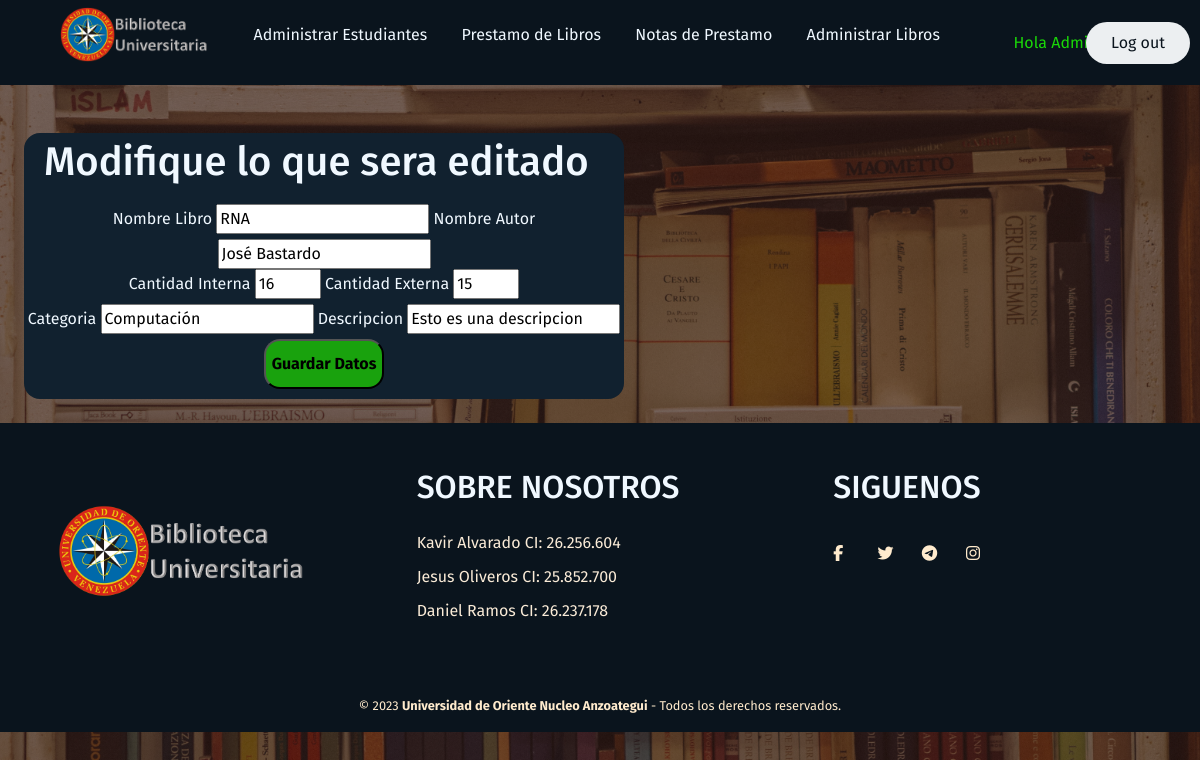
Page /administrarlibros/editarlibro/86484775/ (signed in) on the committed database.
### AdministrarLibros/models.py (models this page shows, shortened)
class Libro(models.Model):# Tabla con el nombre Libro
    nombre=models.CharField(max_length=50, verbose_name="Nombre del Libro")
    id=models.CharField(max_length=30, verbose_name="Cota del Libro", primary_key=True)
    autor=models.CharField(max_length=50, verbose_name="Autor del libro")
    tipo=models.CharField(max_length=8, choices=Choice_Libro ,verbose_name="Tipo del libro")
    cantidadint=models.PositiveIntegerField(validators=[MinValueValidator(1)], verbose_name="Copias Internas")
    cantidadext=models.PositiveIntegerField(validators=[MinValueValidator(0)], verbose_name="Copias Externas")
    categoria=models.CharField(max_length=20, verbose_name="Categoria del Libro")
    descripcion = models.CharField(max_length=50, verbose_name="Descripcion del Libro")
    fecha=models.DateTimeField(auto_now_add=True, verbose_name="Fecha del Ingreso")
    class Meta:
        verbose_name='libro'
        verbose_name_plural='libros'

### AdministrarLibros/views.py (the view)
# urls.py: path('editarlibro/<str:id>/', views.editar_libros, name='Editarlibro'),
def editar_libros(request, id):
    try:
        Libros = Libro.objects.get(id = id)
        return render(request, "administrarlibros/editarlibro.html", {'libros': Libros})
    except:
        Libros = Libro.objects.all()
        FormLibro = FormularioLibro()
        return render(request, "administrarlibros/administrarlibros.html", {'formL':FormLibro, 'libros': Libros})

### AdministrarLibros/templates/administrarlibros/editarlibro.html (shortened to what this page needs)
{% extends "base/base.html" %}
{% load static %}
{% block content %}
    <link href="{% static 'Biblioteca/bootstrap.min.css' %}" rel="stylesheet">
    <link rel="stylesheet" href="{% static 'Biblioteca/css/StylesBase.css' %}">
    <link rel="stylesheet" href="{% static 'Biblioteca\css\StylesLibros.css' %}">
    <link rel="stylesheet" href="{% static 'Biblioteca\css\StylesTablas.css' %}">
    {% if user.is_authenticated %}
        {% if user.groups.all %}
            {% for group in user.groups.all %}
                {% if group.name == "WorkerTeam" %}
                <div class="opciones">
                    <div class="box">
                        <h1>Necesita ser Administrador para poder utilizar esta funcion</h1>
                    </div>
                {% endif %}
            {% endfor %}
        {% else %}
            <div class="opciones">
                <div class="box">
                    <h1>Modifique lo que sera editado</h1>
                </div>
                <center><form action="{% url 'LibroEditado' libros.id %}" method="post" style="margin: auto; color: aliceblue;">
                <label for="name">Nombre Libro</label>
                <input type="text" name="txtnom" value="{{ libros.nombre }}" placeholder="Nombre de Libro" required />
                <label for="name">Nombre Autor</label>
                <input type="text" name="txtautor" value="{{ libros.autor }}" placeholder="Nombre de Autor" required />
                <br/>
                {% if libros.tipo == 'Libros' %}
                <label for="name">Cantidad Interna</label>
                <input type="number" name="txtcant" value="{{ libros.cantidadint }}" min="1" max="50" placeholder="Precio de Producto" required />
                <label for="name">Cantidad Externa</label>
                <input type="number" name="txtcante" value="{{ libros.cantidadext }}" min="0" max="50" placeholder="Precio de Producto" required />
                <br/>
                {% endif %}
                <label for="name">Categoria</label>
                <input type="text" name="txtcategory" value="{{ libros.categoria }}" placeholder="Categoria" required />
                <label for="name">Descripcion</label>
                <input type="text" name="txtdescrip" value="{{ libros.descripcion }}" placeholder="Descripcion" required />
                <br/>
                <button type="submit" class="ingresar-button"><strong>Guardar Datos</strong></button>
                </form></center>
            </div>
        {% endif %}
    {% else %}
        <div class="opciones">
            <div class="box">
                <h1>Necesita ser Administrador para poder utilizar esta funcion</h1>
            </div>
        </div>
    {% endif %}
{% endblock %}

### Home/templates/base/base.html (shortened to what this page needs)
<!DOCTYPE html>
<html>
    <head>
        {% load static %}
        <link rel="stylesheet" href="{% static 'Biblioteca/css/StylesBase.css' %}">
    </head>
    <body>
        <header>
            <div class="h-de-pagina">
                <div style="text-align: left; margin-right: -50px;" class="logo">
                    <figure>
                        <a href="{% url 'Home' %}">
                            <img src="{% static 'Biblioteca/imgprojts/Logo.png' %}" alt="Logo UDO">
                        </a>
                    </figure>
                </div>
                <nav  style="text-align: center; margin-right: 20px;">
                    <ul class="nav-links">
                        <li><a class="{% if request.path == '/administrarestudiantes/' %}active{% endif %}" href="{% url 'AdministrarEstudiantes' %}">Administrar Estudiantes</a></li>
                        <li><a class="{% if request.path == '/generarprestamo/' %}active{% endif %}" href="{% url 'GenerarPrestamo' %}">Prestamo de Libros</a></li>
                        <li><a class="{% if request.path == '/notasprestamo/' %}active{% endif %}" href="{% url 'NotasPrestamo' %}">Notas de Prestamo</a></li>
                        <li><a class="{% if request.path == '/administrarlibros/' %}active{% endif %}" href="{% url 'AdministrarLibros' %}">Administrar Libros</a></li>
                    </ul>
                </nav>
                {% if user.is_authenticated %}
                    <div style="text-align: right; margin-right: -50px;"><a style="color: rgb(26, 216, 8);">Hola {{user.username}}</a></div>
                    <div style="text-align: right; margin-right: -50px;"><a href="{% url 'Logout' %}" class="sesion"><button>Log out</button></a></div>
                {% else %}
                    <div style="text-align: right; margin-right: -70px;"><a href="{% url 'Login' %}" class="sesion"><button>Login</button></a></div>
                    <div style="text-align: right; margin-right: -20px;"><a href="{% url 'SignUp' %}" class="sesion"><button>Sign Up</button></a></div>
                {% endif %}
        </header>
        <div>
            {% block content %}
            {% endblock %}
        </div>
        <footer class="pie-de-pagina">
            <div class="case-one">
                <div class="box">
                    <figure>
                        <a href="#">
                            <img src="{% static 'Biblioteca/imgprojts/Logo.png' %}" alt="Logo UDO">
                        </a>
                    </figure>
                </div>
                <div class="box">
                    <h2>SOBRE NOSOTROS</h2>
                    <p>Kavir Alvarado CI: 26.256.604</p>
                    <p>Jesus Oliveros CI: 25.852.700</p>
                    <p>Daniel Ramos CI: 26.237.178</p>
                </div>
                <div class="box">
                    <h2>SIGUENOS</h2>
                    <div class="redes">
                        <a href="#" class="fa fa-facebook"></a>
                        <a href="#" class="fa fa-twitter"></a>
                        <a href="#" class="fa fa-telegram"></a>
                        <a href="#" class="fa fa-instagram"></a>
                    </div>
                </div>
            </div>
            <div class="case-two">
                <small>&copy; 2023 <b>Universidad de Oriente Nucleo Anzoategui</b> - Todos los derechos reservados.</small>
            </div>
        </footer>
    </body>
</html>

### Home/static/Biblioteca/css/StylesBase.css (style rules this page uses)
* { margin: 0; padding: 1; box-sizing: border-box; font-family: 'Fira Sans', sans-serif; }
body { font-family: 'Lora'; background: linear-gradient(rgba(47, 23, 15, 0.65), rgba(47, 23, 15, 0.65)), url("../imgprojts/BiblioA.jpg"); background-attachment: fixed; background-position: center; background-size: cover; }
.h-de-pagina { width: 100%; background-color: #0a141d; margin: auto; display: flex; justify-content: space-between; align-items:center; height: 85px; padding: 10px 5%; }
.h-de-pagina .logo figure { width: 100%; height: 100%; }
.h-de-pagina .logo figure img { width: 150px; transition: all 0.3s; }
.h-de-pagina .nav-links { list-style: none; }
.h-de-pagina .nav-links li { display: inline-block; padding: 0 15px; }
.h-de-pagina .nav-links li a { text-decoration: none; color: aliceblue; }
.h-de-pagina .sesion button { font-size: 500; color: #0a141d; padding: 9px 25px; background: #eceff1; border: none; border-radius: 40px; transition: all 0.12s ease 0s; }
.pie-de-pagina { width: 100%; background-color: #0a141d; }
.pie-de-pagina .case-one { width: 100%; max-width: 1200px; margin: auto; display: grid; grid-template-columns: repeat(3, 1fr); grid-gap: 50px; padding: 45px 0px; }
.pie-de-pagina .case-one .box figure { width: 100%; height: 100%; display: flex; justify-content: center; align-items: center; }
.pie-de-pagina .case-one .box figure img { width: 250px; }
.pie-de-pagina .case-one .box h2 { color: aliceblue; margin-bottom: 25px; }
.pie-de-pagina .case-one .box p { color: antiquewhite; margin-bottom: 10px; }
.pie-de-pagina .case-one .box .redes a { display: inline-block; text-decoration: none; width: 30px; height: 30px; line-height: 45px; color: blanchedalmond; margin-right: 10px; transition: all 300ms ease; }
.pie-de-pagina .case-two { padding: 15px 10px; text-align: center; }
.pie-de-pagina .case-two small { color: blanchedalmond; justify-content: center; }

### Home/static/Biblioteca/css/StylesLibros.css (style rules this page uses)
.opciones { background-color: #11212f; margin: 2%; width: 50%; border-radius: 1em; }
.opciones h1 { color: aliceblue; }
.opciones .box { margin: 5px 15px; padding: 5px; }

### Home/static/Biblioteca/css/StylesTablas.css (style rules this page uses)
.ingresar-button { height: 50px; border-radius: 1em; margin-bottom: 10px; background-color: rgb(25, 162, 13);; }

### rows in the picture
Libro: txtnom "RNA", txtautor "José Bastardo", txtcant "16", txtcante "15", txtcategory "Computación", txtdescrip "Esto es una descripcion"

### other values in the picture
{{ user.username }} "Admin"
